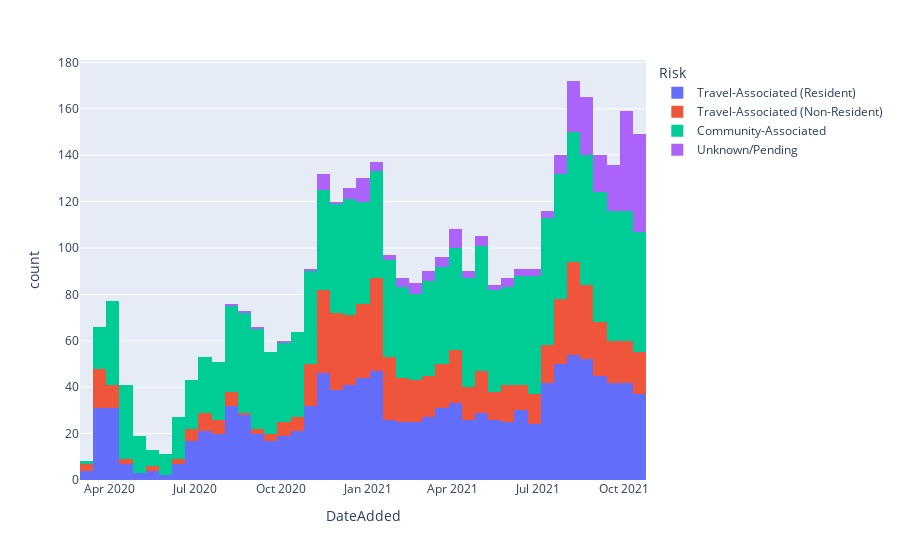

Here is the notebook cell this chart was saved with:
### Code cell
fig = px.histogram(ccbrs, x="DateAdded", color="Risk")
fig
# This is counting the number of records added, not summing the number of cases

### Figure 1 — Plotly figure (JSON) as saved in the notebook; plotly's stock layout.template omitted (floating-point values rounded to 4 significant figures; data arrays with more than 128 entries replaced by an {"elided": "..."} marker saying what was removed)
{"data": [{"alignmentgroup": "True", "bingroup": "x", "hovertemplate": "Risk=Travel-Associated (Resident)<br>DateAdded=%{x}<br>count=%{y}<extra></extra>", "legendgroup": "Travel-Associated (Resident)", "marker": {"color": "#636efa", "pattern": {"shape": ""}}, "name": "Travel-Associated (Resident)", "offsetgroup": "Travel-Associated (Resident)", "orientation": "v", "showlegend": true, "type": "histogram", "x": {"elided": "1224 str values"}, "xaxis": "x", "yaxis": "y"}, {"alignmentgroup": "True", "bingroup": "x", "hovertemplate": "Risk=Travel-Associated (Non-Resident)<br>DateAdded=%{x}<br>count=%{y}<extra></extra>", "legendgroup": "Travel-Associated (Non-Resident)", "marker": {"color": "#EF553B", "pattern": {"shape": ""}}, "name": "Travel-Associated (Non-Resident)", "offsetgroup": "Travel-Associated (Non-Resident)", "orientation": "v", "showlegend": true, "type": "histogram", "x": {"elided": "669 str values"}, "xaxis": "x", "yaxis": "y"}, {"alignmentgroup": "True", "bingroup": "x", "hovertemplate": "Risk=Community-Associated<br>DateAdded=%{x}<br>count=%{y}<extra></extra>", "legendgroup": "Community-Associated", "marker": {"color": "#00cc96", "pattern": {"shape": ""}}, "name": "Community-Associated", "offsetgroup": "Community-Associated", "orientation": "v", "showlegend": true, "type": "histogram", "x": {"elided": "1677 str values"}, "xaxis": "x", "yaxis": "y"}, {"alignmentgroup": "True", "bingroup": "x", "hovertemplate": "Risk=Unknown/Pending<br>DateAdded=%{x}<br>count=%{y}<extra></extra>", "legendgroup": "Unknown/Pending", "marker": {"color": "#ab63fa", "pattern": {"shape": ""}}, "name": "Unknown/Pending", "offsetgroup": "Unknown/Pending", "orientation": "v", "showlegend": true, "type": "histogram", "x": {"elided": "257 str values"}, "xaxis": "x", "yaxis": "y"}], "layout": {"barmode": "relative", "legend": {"title": {"text": "Risk"}, "tracegroupgap": 0}, "margin": {"t": 60}, "xaxis": {"anchor": "y", "domain": [0, 1], "title": {"text": "DateAdded"}}, "yaxis": {"anchor": "x", "domain": [0, 1], "title": {"text": "count"}}}}
